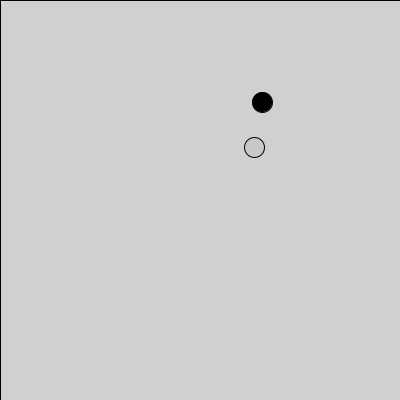
Frame 1 (no input)
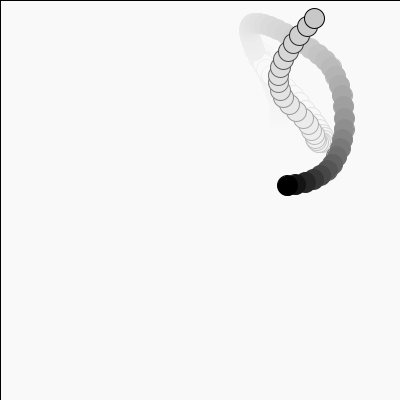
Frame 60 (the mouse pressed at the canvas centre just before this capture)
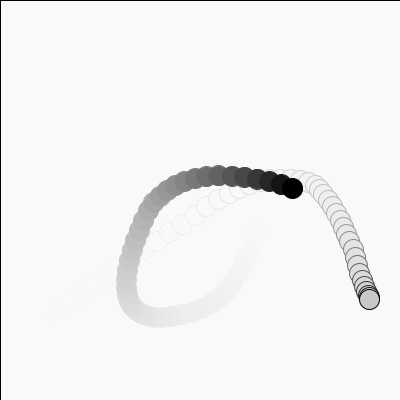
Frame 120 (the mouse held since frame 60 and released just before this capture)

The Processing sketch that drew these frames (run headless with seeded random() and noise(); from frame 60 on, the mouse is pressed at the canvas centre):

// Processing sketch: processing_5359
// ── processing_5359.pde


void setup() 
{
  size(400, 400);  
  stroke(0);     
  frameRate(60);
  smooth();
}

float yb = 150;
float xb=   250;
float xj=random(0,400);
float yj=random(0,400);
float vxb=random(-5,5);
float vyb=random(-5,5);
float vxj=random(-5,5);
float vyj=random(-5,5);


void draw() 
{ 
  fill(250,20);
  rect(0,0,400,400);
  xj=xj+vxj;
  yj=yj+vyj;

  xb=xb+vxb;
  yb=yb+vyb;
  vxj=vxj+(xb-xj)/abs(xb-xj);
  vyj=vyj+(yb-yj)/abs(yb-yj);

  if(vxb<vxj||vxb>vxj){ 
    vxb=vxb-vxj/abs(vxj);
    vyb=vyb-vyj/abs(vyj);
    vxb=vxb+random(-1,2);
  }
  else{ 
    vxb=vxb+random(-1,6);
    vyb=vyb+random(-1,1);
  }
  if((abs(vxb))>7){
    vxb=vxb*0.90;
  }
  if((abs(vyb))>7){
    vyb=vyb*0.90;
  }
  if((abs(vxj)+abs(vyj))>14){
    vxj=vxj*0.9;
    vyj=vyj*0.9;
  }
  if (xj<0){ 
    xj=400;
  }
  if (yj<0){ 
    yj=400;
  }
  if (xb<0){ 
    xb=400;
  }
  if (yb<0){ 
    yb=400;
  }
  if (xj>400){ 
    xj=0;
  }
  if (xb>400){ 
    xb=0;
  }
  if (yj>400){ 
    yj=0;
  }
  if (yb>400){ 
    yb=0;
  }
  fill(0);
  ellipse(xj,yj,20,20);
  fill(200);
  ellipse(xb,yb,20,20);
  delay(20);

}
